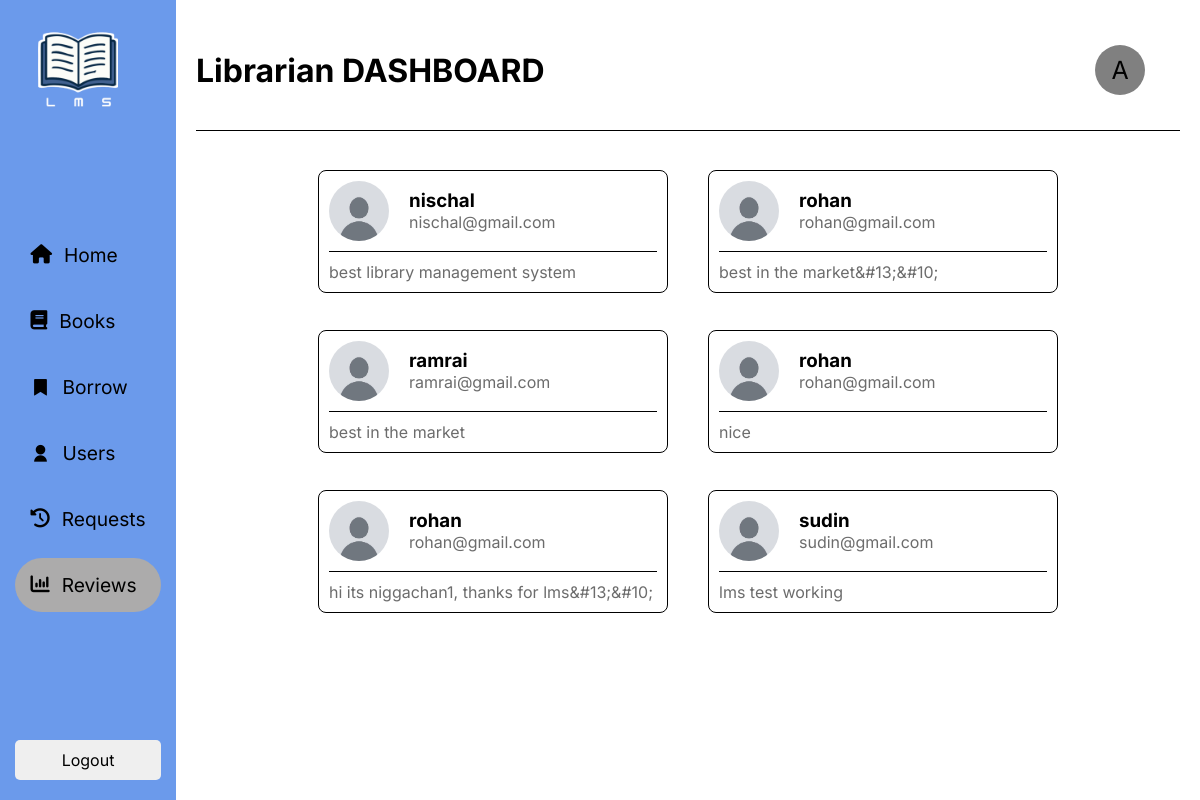
The app's page /frontend/dashboard/admin/reviews.php (signed in) with its own data.
### tables this page shows
CREATE TABLE `reviews` (
  `id` int(11) NOT NULL,
  `name` varchar(80) NOT NULL,
  `email` varchar(80) NOT NULL,
  `reviews` varchar(80) NOT NULL,
  `created_at` timestamp NOT NULL DEFAULT current_timestamp()
);

### frontend/dashboard/admin/reviews.php (the view, shortened to what this page needs)
<?php
    require_once("../../includes/db.php");
    $stmt = mysqli_prepare($conn, "SELECT * FROM reviews");
    mysqli_stmt_execute($stmt);
    $result = mysqli_stmt_get_result($stmt);
    $reviews = mysqli_fetch_all($result,MYSQLI_ASSOC);
?>
<!DOCTYPE html>
<html lang="en">
<head>
    <link rel="stylesheet" href="../../css/admin.css">
    <link rel="stylesheet" href="https://cdnjs.cloudflare.com/ajax/libs/font-awesome/6.7.2/css/all.min.css">
</head>
<body>
    <?php include_once("../../includes/navbars/admin_navbar.php"); ?>
    <main>
        <div class="head">
            <h1>Librarian DASHBOARD</h1>
            <div class="pfp-details">
                <div class="pfp"><?= strtoupper($_SESSION["user"][0]) ?></div>
            </div>
        </div>
    <section id="approval-users">
      <?php
          foreach($reviews as $review){?>
            <div class='feedback-card'>
            <div class='user-info'>
              <img src='../../../assets/defaultprofile.jpg' alt="<?= htmlspecialchars($review['name']) ?>" />
              <div>
                <h3><?= htmlspecialchars($review['name']) ?></h3>
                <p><?= htmlspecialchars($review['email']) ?></p>
              </div>
            </div>
            <p class='feedback-text'>
              <?= htmlspecialchars($review['reviews'])  ?>
            </p>
          </div>
          <?php } ?>
    </section>
    </main>
</body>
</html>

### frontend/includes/navbars/admin_navbar.php
<head>
    <link href="https://cdn.jsdelivr.net/npm/remixicon@4.6.0/fonts/remixicon.css" rel="stylesheet"/>
</head>
<aside>
        <div class="top">
            <img src="../../../assets/logo.png" id="logo">
        </div>
        <nav>
            <ul>
                <li class="nav-items">
                    <a href="home.php">
                        <i class="fa-solid fa-house"></i>
                        <span>Home</span>
                    </a>
                </li>
                <li class="nav-items">
                    <a href="books.php">
                        <i class="fa-solid fa-book"></i>
                        <span>Books</span>
                    </a>
                </li>
                <li class="nav-items">
                    <a href="borrow.php">
                        <i class="ri-bookmark-fill"></i>
                        <span>Borrow</span>
                    </a>
                </li>
                <li class="nav-items">
                    <a href="users.php">
                        <i class="ri-user-fill"></i>
                        <span>Users</span>
                    </a>
                </li>
                <li class="nav-items">
                    <a href="request.php">
                        <i class="fa-solid fa-clock-rotate-left"></i>
                        <span>Requests</span>
                    </a>
                </li>
                <li class="nav-items">
                    <a href="reviews.php">
                        <i class="fa-solid fa-chart-column"></i>
                        <span>Reviews</span>
                    </a>
                </li>
            </ul>
        </nav>
        <div class="logout">
            <button onclick="goToPage()">Logout</button>
        </div>
    </aside>

### frontend/css/admin.css (style rules this page uses)
* { margin: 0; padding: 0; box-sizing: border-box; }
aside { position: fixed; height: 100vh; width: 11rem; display: flex; flex-direction: column; justify-content: space-between; align-items: center; background-color: #6b9aeb; padding: 20px 15px; }
.top { width: 80px; height: 80px; padding: 12px; border-radius: 50%; }
#logo { width: 80px; display: flex; justify-self: center; align-items: center; margin-right: 20px; }
nav ul { list-style: none; display: flex; flex-direction: column; gap: 12px; }
nav li a { display: flex; align-items: center; gap: 12px; font-size: larger; text-decoration: none; color: black; padding: 15px; border-radius: 50px; transition: all 0.2s ease-in-out; }
.nav-background { border-radius: 50px; background-color: rgba(172, 171, 171); }
.logout { display: flex; flex-direction: column; gap: 10px; width: 100%; }
.logout button { width: 100%; padding: 8px; border: none; border-radius: 5px; font-size: 16px; }
main { margin-left: 11rem; padding: 20px; }
.head { display: flex; justify-content: space-between; align-items: center; border-bottom: 1px solid black; padding-bottom: 10px; }
.pfp-details { display: flex; align-items: center; width: 100px; height: 100px; gap: 25px; padding: 10px 15px; cursor: pointer; }
.pfp { width: 50px; height: 50px; border-radius: 50%; background-color: grey; display: flex; justify-content: center; align-items: center; font-size: 25px; }
#approval-users { margin-top: 40px; width: 100%; height: 80%; display: grid; grid-template-columns: repeat(auto-fit, minmax(250px, 350px)); grid-auto-rows: 120px; gap: 40px; justify-content: center; align-items: center; padding: 10px; user-select: none; }
.feedback-card { border: 1px solid black; padding: 10px; margin-bottom: 20px; border-radius: 8px; transition: transform 0.6s ease-in, background-color 0.2s ease-in; }
.feedback-card .user-info { display: flex; align-items: center; gap: 20px; padding-bottom: 10px; border-bottom: 1px solid black; }
.feedback-card .user-info img { border-radius: 50%; width: 60px; height: 60px; }
.feedback-card p { color: rgb(108, 108, 108); }
.feedback-card .feedback-text { margin-top: 10px; }
#borrow-section form input, select, button { width: 250px; height: 40px; padding: 10px; font-size: 16px; border-radius: 2px; border: none; }

### frontend/dashboard/admin/reviews.php (style rules this page uses)
* { font-family: 'Inter', sans-serif; }

### records on screen
reviews: name "nischal", email "nischal@gmail.com", reviews "best library management system"
reviews: name "rohan", email "rohan@gmail.com", reviews "best in the market&#13;&#10;"
reviews: name "ramrai", email "ramrai@gmail.com", reviews "best in the market"
reviews: name "rohan", email "rohan@gmail.com", reviews "nice"
reviews: name "rohan", email "rohan@gmail.com", reviews "hi its niggachan1, thanks for lms&#13;&#10;"
reviews: name "sudin", email "sudin@gmail.com", reviews "lms test working"

### other values on screen
$_SESSION["user"][0] "A"
